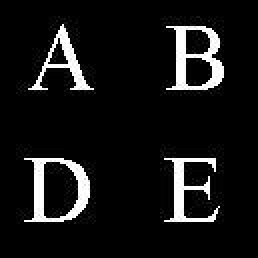
%> input picture data/test.jpg, 129 x 129 px (shown 2 times larger)
$ octave small_pipe_data_generator.m   (GNU Octave 9; MATLAB toolbox functions it lacks are replaced by stand-ins)
%> lines starting %> are read from the running program, lines starting %| are printed output that depends on the picture
### convb.m
function c=convb(g,r)
%This function conv g and out of focus blurring kernel with reflection boundary.
%function c=convb_outfocus(g,r);
%r is the radius of the point spread function.

if isvector(g)
    g = g(:);
    PSF = fspecial('disk', r);
    p = (size(PSF, 1) - 1) / 2;
    PSF = PSF(p+1,:);
    PSF = PSF/sum(PSF);
    g2 = padarray(g, [p,0], 'symmetric');
    c = conv(g2, PSF, 'valid');
else
    PSF = fspecial('disk', r);
    p = (size(PSF, 1) - 1) / 2;
    g = padarray(g,[p p], 'symmetric');
    c = conv2(g, PSF, 'valid');
end

### small_pipe_data_generator.m
% Generate small scale test data to a folder
clear
clc
close all

% Set parameters.
true_radius = 1:20;
true_noise_std = 0.015;

% Read in test image.
im = im2double(imread('data/test.jpg'));
%> im: size 129x129 double; min 0, max 1, mean 0.0835

for i = true_radius
    % Blur with different levels and add noise
    im_blurred =  convb(im, i);
    b = im_blurred + randn(size(im_blurred))*true_noise_std;

    figure;
    imagesc(b);
    title('Blurred with noise');
    h = colorbar;
    h.Limits = [0 1];
    colormap('gray');
    drawnow

    % save image to folder
    imwrite(b,['pipeline_test_data/blurred_test_' num2str(i) '.tif'])
end
%> this loop made 20 passes
%> pass 1, in convb, `g = padarray(g,[p p], 'symmetric');`:
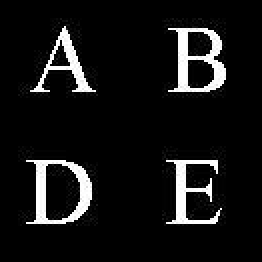
%> g: size 131x131 double (shown 2 times larger); min 0, max 1, mean 0.081
%> pass 1, in convb, `c = conv2(g, PSF, 'valid');`:
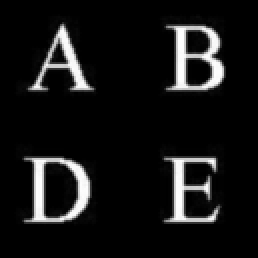
%> c: size 129x129 double (shown 2 times larger); min 0, max 0.999, mean 0.0835
%> pass 2, `colormap('gray');`:
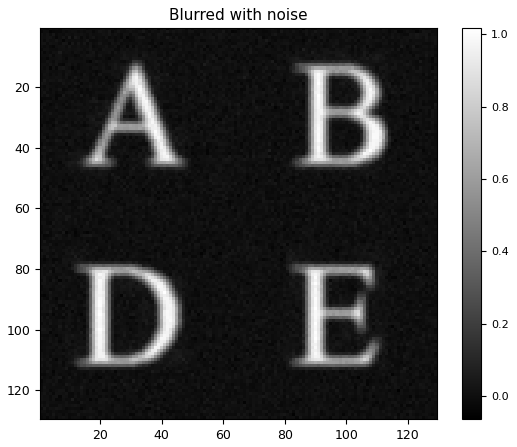
%> figure redrawn from the program's plot data
